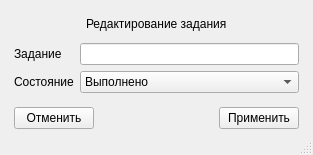
<?xml version="1.0" encoding="UTF-8"?>
<ui version="4.0">
 <class>MainWindow</class>
 <widget class="QMainWindow" name="MainWindow">
  <property name="geometry">
   <rect>
    <x>0</x>
    <y>0</y>
    <width>313</width>
    <height>155</height>
   </rect>
  </property>
  <property name="windowTitle">
   <string>Редактирование</string>
  </property>
  <widget class="QWidget" name="centralwidget">
   <layout class="QVBoxLayout" name="verticalLayout" stretch="1,1,7,3,2">
    <property name="leftMargin">
     <number>14</number>
    </property>
    <property name="topMargin">
     <number>14</number>
    </property>
    <property name="rightMargin">
     <number>14</number>
    </property>
    <property name="bottomMargin">
     <number>4</number>
    </property>
    <item>
     <layout class="QHBoxLayout" name="horizontalLayout_2">
      <item>
       <spacer name="horizontalSpacer_2">
        <property name="orientation">
         <enum>Qt::Horizontal</enum>
        </property>
        <property name="sizeHint" stdset="0">
         <size>
          <width>40</width>
          <height>20</height>
         </size>
        </property>
       </spacer>
      </item>
      <item>
       <widget class="QLabel" name="label">
        <property name="text">
         <string>Редактирование задания</string>
        </property>
       </widget>
      </item>
      <item>
       <spacer name="horizontalSpacer_3">
        <property name="orientation">
         <enum>Qt::Horizontal</enum>
        </property>
        <property name="sizeHint" stdset="0">
         <size>
          <width>40</width>
          <height>20</height>
         </size>
        </property>
       </spacer>
      </item>
     </layout>
    </item>
    <item>
     <spacer name="verticalSpacer">
      <property name="orientation">
       <enum>Qt::Vertical</enum>
      </property>
      <property name="sizeHint" stdset="0">
       <size>
        <width>20</width>
        <height>40</height>
       </size>
      </property>
     </spacer>
    </item>
    <item>
     <layout class="QGridLayout" name="gridLayout">
      <item row="0" column="0">
       <widget class="QLabel" name="label_2">
        <property name="text">
         <string>Задание</string>
        </property>
       </widget>
      </item>
      <item row="0" column="1">
       <widget class="QLineEdit" name="text_inp"/>
      </item>
      <item row="1" column="0">
       <widget class="QLabel" name="label_3">
        <property name="text">
         <string>Состояние</string>
        </property>
       </widget>
      </item>
      <item row="1" column="1">
       <widget class="QComboBox" name="state_chs">
        <item>
         <property name="text">
          <string>Выполнено</string>
         </property>
        </item>
        <item>
         <property name="text">
          <string>Не выполнено</string>
         </property>
        </item>
       </widget>
      </item>
     </layout>
    </item>
    <item>
     <spacer name="verticalSpacer_2">
      <property name="orientation">
       <enum>Qt::Vertical</enum>
      </property>
      <property name="sizeHint" stdset="0">
       <size>
        <width>20</width>
        <height>40</height>
       </size>
      </property>
     </spacer>
    </item>
    <item>
     <layout class="QHBoxLayout" name="horizontalLayout">
      <item>
       <widget class="QPushButton" name="cancel_button">
        <property name="text">
         <string>Отменить</string>
        </property>
       </widget>
      </item>
      <item>
       <spacer name="horizontalSpacer">
        <property name="orientation">
         <enum>Qt::Horizontal</enum>
        </property>
        <property name="sizeHint" stdset="0">
         <size>
          <width>40</width>
          <height>20</height>
         </size>
        </property>
       </spacer>
      </item>
      <item>
       <widget class="QPushButton" name="confirm_button">
        <property name="text">
         <string>Применить</string>
        </property>
       </widget>
      </item>
     </layout>
    </item>
   </layout>
  </widget>
  <widget class="QStatusBar" name="statusbar"/>
 </widget>
 <resources/>
 <connections/>
</ui>
